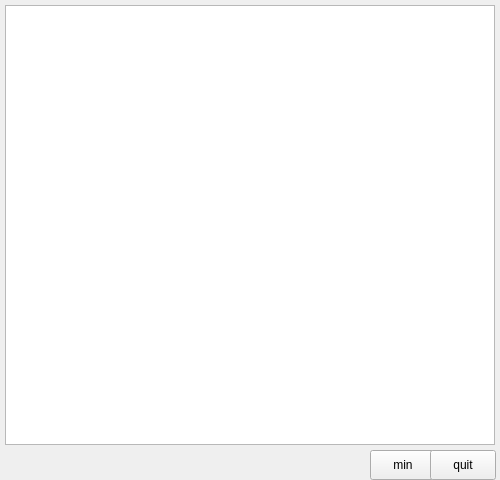
<?xml version="1.0" encoding="UTF-8"?>
<ui version="4.0">
 <class>MainWindow</class>
 <widget class="QMainWindow" name="MainWindow">
  <property name="geometry">
   <rect>
    <x>0</x>
    <y>0</y>
    <width>500</width>
    <height>480</height>
   </rect>
  </property>
  <property name="windowTitle">
   <string>MainWindow</string>
  </property>
  <widget class="QWidget" name="centralWidget">
   <widget class="QListWidget" name="listWidget">
    <property name="geometry">
     <rect>
      <x>5</x>
      <y>5</y>
      <width>490</width>
      <height>440</height>
     </rect>
    </property>
    <property name="sizePolicy">
     <sizepolicy hsizetype="Expanding" vsizetype="Expanding">
      <horstretch>0</horstretch>
      <verstretch>0</verstretch>
     </sizepolicy>
    </property>
    <property name="focusPolicy">
     <enum>Qt::NoFocus</enum>
    </property>
    <property name="contextMenuPolicy">
     <enum>Qt::CustomContextMenu</enum>
    </property>
    <property name="autoScrollMargin">
     <number>10</number>
    </property>
    <property name="alternatingRowColors">
     <bool>true</bool>
    </property>
   </widget>
   <widget class="QPushButton" name="minBtn">
    <property name="geometry">
     <rect>
      <x>370</x>
      <y>450</y>
      <width>66</width>
      <height>30</height>
     </rect>
    </property>
    <property name="text">
     <string>min</string>
    </property>
   </widget>
   <widget class="QLabel" name="infoLabel">
    <property name="geometry">
     <rect>
      <x>5</x>
      <y>455</y>
      <width>321</width>
      <height>20</height>
     </rect>
    </property>
    <property name="font">
     <font>
      <family>Menlo</family>
      <pointsize>14</pointsize>
     </font>
    </property>
    <property name="text">
     <string/>
    </property>
   </widget>
   <widget class="QLabel" name="states">
    <property name="geometry">
     <rect>
      <x>350</x>
      <y>455</y>
      <width>16</width>
      <height>16</height>
     </rect>
    </property>
    <property name="text">
     <string/>
    </property>
    <property name="pixmap">
     <pixmap resource="resources.qrc">:/Resources/light_off_16.png</pixmap>
    </property>
   </widget>
   <widget class="QPushButton" name="quitBtn">
    <property name="geometry">
     <rect>
      <x>430</x>
      <y>450</y>
      <width>66</width>
      <height>30</height>
     </rect>
    </property>
    <property name="text">
     <string>quit</string>
    </property>
   </widget>
  </widget>
 </widget>
 <layoutdefault spacing="6" margin="11"/>
 <resources>
  <include location="resources.qrc"/>
 </resources>
 <connections/>
</ui>
